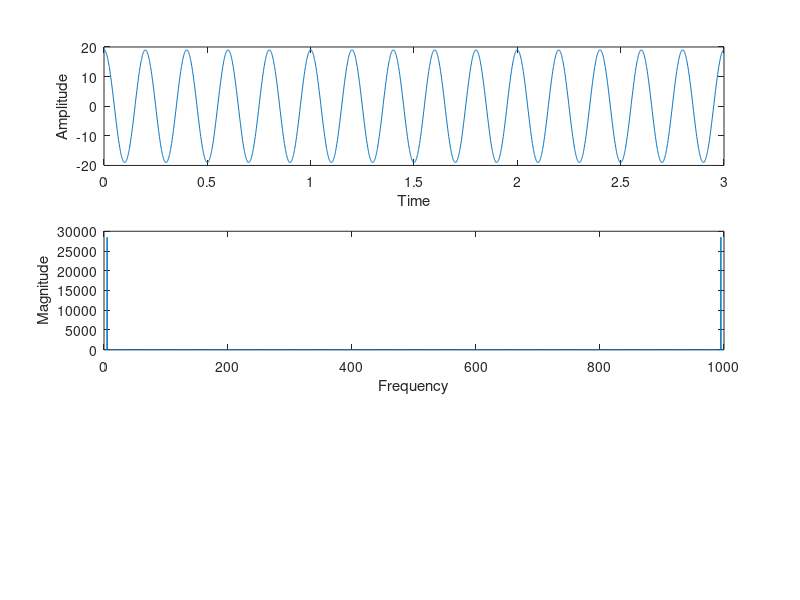

Here is the MATLAB script that generated this plot:

f = 5;
amp = 19;
ts= 0.001;
t = 0:ts:3-ts;

sig = amp*cos(2*pi*f*t);

%cosine wave
subplot(3,1,1);
plot(t,sig);
xlabel('Time');
ylabel('Amplitude');

%using fft

x = fft(sig);
fs = 1/ts;
f = (0:length(x)-1)*(fs/length(x));
subplot(3,1,2);
plot(f,abs(x));
xlabel('Frequency');
ylabel('Magnitude');

